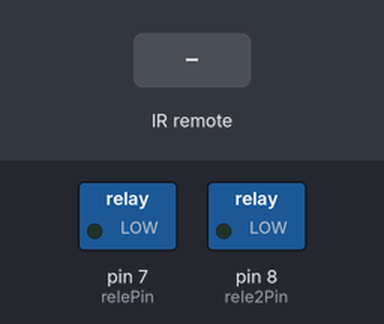
This sketch was run on a simulated Arduino Uno, built with avr-gcc and run on an emulated ATmega328P. On the bench: switched loads named in the sketch (green lamp = pin HIGH). Inputs (shaded band) come from the test bench.

Above: at 1.2 s.
1.3 s: infrared code 0xFFA25D received
At 1.6 s:
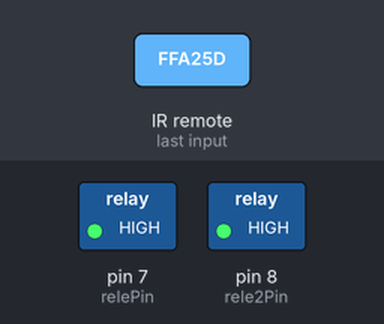
2.8 s: infrared code 0xFF30CF received
At 4.0 s:
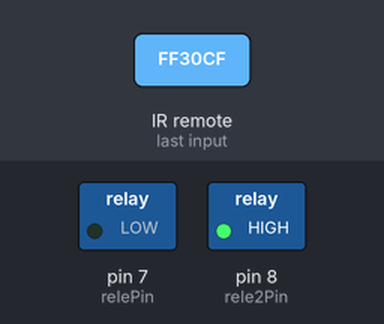
4.3 s: infrared code 0xFF18E7 received
At 5.1 s:
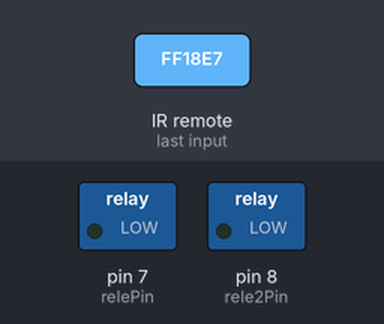
5.8 s: infrared code 0xFF30CF received
At 6.2 s:
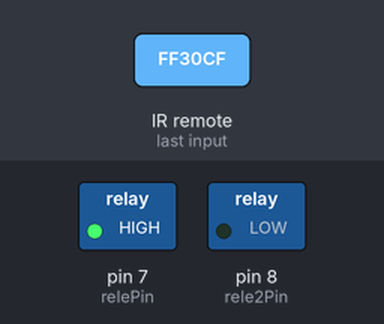
Timing chart, 0 to 8.3 s (numbered marks = the images above; inputs shaded):
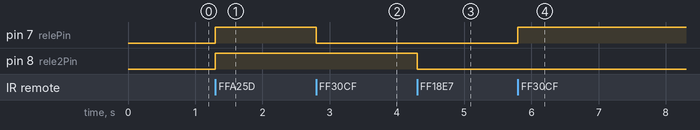

The sketch:

Controle_2leds.ino
```cpp
#include <IRremote.h>

int RECV_PIN = 11;
int relePin = 7;
int rele2Pin = 8;
int estado = 0;
int estado2 = 0;
IRrecv irrecv(RECV_PIN);

decode_results results;

void setup()
{
  Serial.begin(9600);
  pinMode(relePin, OUTPUT);
  pinMode(rele2Pin, OUTPUT);
  irrecv.enableIRIn(); // Start the receiver
}

void loop() {
  estado = digitalRead (relePin);
  estado2 = digitalRead (rele2Pin);
  if (irrecv.decode(&results)) {
    // para ler resultados do controle;
    // Serial.println(results.value, HEX);

//Power autonomia máxima

    if (results.value == 0xFFA25D ) {
      if (estado == HIGH || estado2 ==HIGH ) {
        digitalWrite (relePin, LOW);
        digitalWrite (rele2Pin, LOW);
      }
      else {
        digitalWrite (relePin, HIGH);
        digitalWrite (rele2Pin, HIGH);
      }
    }
//Alternador de estado do circuito 1 de leds
    if (results.value == 0xFF30CF ) {
      if (estado == HIGH) {
        digitalWrite (relePin, LOW);
      }
      if (estado == LOW) {
        digitalWrite (relePin, HIGH);
      }
    }
//Alternador de estado do circuito 2 de leds
    if (results.value == 0xFF18E7 ) {
      if (estado2 == HIGH) {
        digitalWrite (rele2Pin, LOW);
      }
      if (estado2 == LOW) {
        digitalWrite (rele2Pin, HIGH);
      }
    }
    irrecv.resume(); // Receive the next value
  }
}
```

Measured:
- after the input at 1.3 s, pin 7 (relePin), pin 8 (rele2Pin): LOW → HIGH at once
- after the input at 2.8 s, pin 7 (relePin): HIGH → LOW at once
- after the input at 4.3 s, pin 8 (rele2Pin): HIGH → LOW at once
- after the input at 5.8 s, pin 7 (relePin): LOW → HIGH at once
